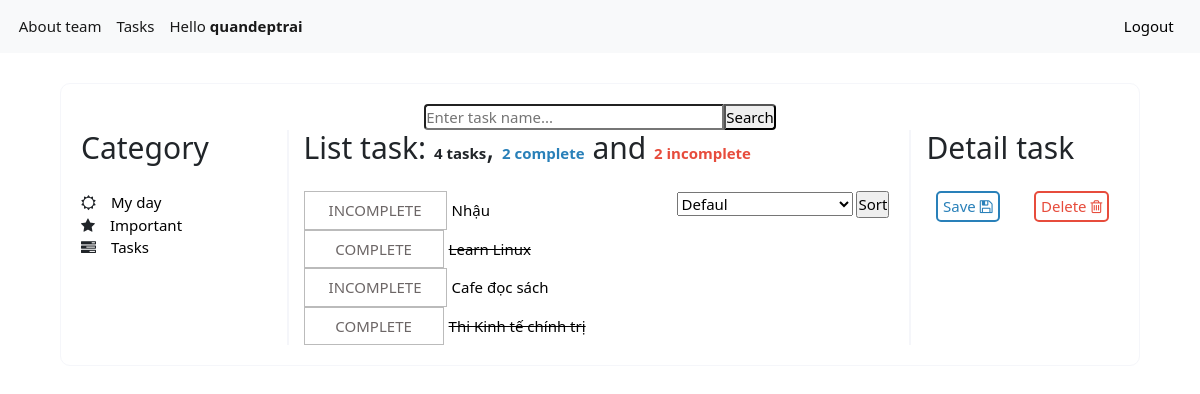
Before: /list/3 (signed in) with the older database file.
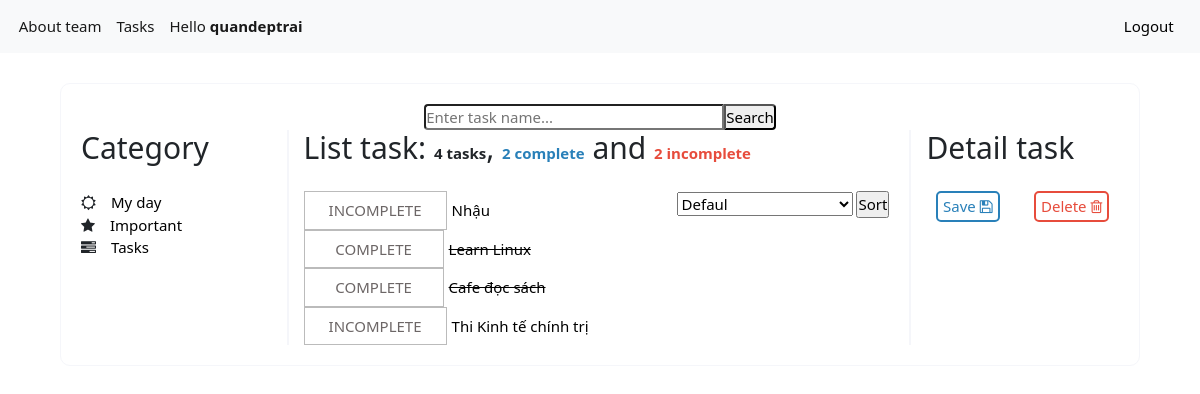
After: the same page with the newer database file.
### tasks/models.py (models this page shows, shortened)
class Task(models.Model):
    user = models.ForeignKey(User,
                             on_delete=models.CASCADE,
                             null=True, blank=True)
    name = models.TextField(max_length=255)
    createdAt = models.DateTimeField(auto_now_add=True)
    updatedAt = models.DateTimeField(auto_now=True)
    complete = models.BooleanField(default=False)
    category = models.ForeignKey(Category,
                                   on_delete=models.CASCADE,
                                   blank=True, null=True)

### tasks/views.py (the view)
# urls.py: path('list/<int:category_id>', list_view, name = 'list'),
def list_view(request, category_id):
    keyword = request.GET.get('keyword')
    sort = request.GET.get('sort')
    user = request.user if request.user.is_authenticated else None
    tasks = Task.objects.all()
    if keyword:
        tasks = Task.objects.filter(name__icontains = keyword)
    if category_id != 3:
        tasks = tasks.filter(category__id = category_id)
    tasks = tasks.filter(user=user)
    if sort=="1":
        tasks = tasks.order_by('name').values()
    if sort=="2":
        tasks = tasks.order_by('complete').values()
    count_complete = tasks.filter(complete = True).count()
    count_incomplete = tasks.filter(complete = False).count()
    context = {
        'keyword': keyword,
        'tasks': tasks,
        'count_complete': count_complete,
        'count_incomplete': count_incomplete,
        'typesort': sort,
        "category_id": category_id
    }
    return render(request, "list.html", context)

### tasks/templates/list.html (shortened to what this page needs)
{%extends 'base.html'%} {%block body%}
<div class="list-form">
  <div class="search-task">
    <form>
      <input
        type="text"
        name="keyword"
        class="input-text-search"
        id="keyword"
        value="{{keyword|default:''}}"
        placeholder="Enter task name..."
      />
      <input type="submit" class="input-submit-search" value="Search" />
  </div>
  <div class="main-list-task">
    <div class="category-task">
      <h2>Category</h2>
      <div class="menu-category">
        <ul>
          <li>
            <i class="fa fa-sun-o" aria-hidden="true"></i
            ><a href="{% url 'tasks:list' 1 %}">My day</a>
          </li>
          <li>
            <i class="fa fa-star" aria-hidden="true"></i
            ><a href="{% url 'tasks:list' 2 %}">Important</a>
          </li>
          <li>
            <i class="fa fa-tasks" aria-hidden="true"></i
            ><a href="{% url 'tasks:list' 3 %}">Tasks</a>
          </li>
        </ul>
      </div>
    </div>
    <div class="list-task">
      <h2 style="display: inline-block">
        List task: <b>{{tasks.count}} tasks</b>,
        <b style="color: #2980b9">{{count_complete}} complete</b> and
        <b style="color: #e74c3c">{{count_incomplete}} incomplete</b>
      </h2>
      <div style="
        float: right;
      ">
        <select name="sort">
          {% if typesort %}
            {% if typesort == "0" %}
            <option value=0 selected="selected">Defaul</option>
            <option value=1>Sort by name</option>
            <option value=2>Complete/Incomplete</option>
            {%elif typesort == "1"%}
            <option value=0>Defaul</option>
            <option value=1 selected="selected">Sort by name</option>
            <option value=2>Complete/Incomplete</option>
            {%elif typesort == "2"%}
            <option value=0>Defaul</option>
            <option value=1>Sort by name</option>
            <option value=2 selected="selected">Complete/Incomplete</option>
            {%endif%}
          {% else%}
            <option value=0>Defaul</option>
          {% endif %}
        </select>
        <input type="submit" value="Sort" style="margin-right: 20px;"/>
      </div>
      <div>
        <div class="show-list">
          {% for task in tasks%}
          <div class="task">
            <form method="post">
              {% if task.complete %}
              <a
                href="/list/{{category_id}}/{{task.id}}/complete?{{keyword}}&{{typesort}}"
                style="border: 1px solid #bbbbbb;
                color: #6c6666;
                font-style: none;
                text-decoration: none;
                padding: 7px 24px;
                min-width: 140px;
                text-align: center;"
                >COMPLETE</a
              >
              <a
                href="/list/{{category_id}}/{{task.id}}"
                style="text-decoration-line: line-through; color: black"
                >{{task.name}}</a
              >
              {% else %}
              <a
                href="/list/{{category_id}}/{{task.id}}/complete?{{keyword}}&{{typesort}}"
                style="border: 1px solid #bbbbbb;
                color: #6c6666;
                font-style: none;
                text-decoration: none;
                padding: 7px 24px;
                min-width: 140px;
                text-align: center;"
                >INCOMPLETE</a
              >
              <a
              <a href="/list/{{category_id}}/{{task.id}}" style="text-decoration: none; color: black"
                >{{task.name}}</a
              >
              {% endif %}
            </form>
          </div>
          {% endfor %}
        </div>
      </div>
    </div>
    <div class="detail-task">
      <h2>Detail task</h2>
      <div
        class="submit-save-delete"
        style="
          display: flex;
          align-items: center;
          justify-content: space-around;
          gap: 1rem;
        "
      >
        <a
          href="#"
          style="
            text-decoration: none;
            color: #2980b9;
            border: 2px solid #2980b9;
            border-radius: 5px;
            padding: 2px 5px 2px 5px;
          "
          >Save <i class="fa fa-floppy-o" aria-hidden="true"></i
        ></a>
        <a
          href="#"
          style="
            text-decoration: none;
            color: #e74c3c;
            border: 2px solid #e74c3c;
            border-radius: 5px;
            padding: 2px 5px 2px 5px;
          "
          >Delete <i class="fa fa-trash-o" aria-hidden="true"></i
        ></a>
      </div>
    </div>
  </div>
</div>
{% endblock %}

### todolist/templates/base.html (shortened to what this page needs)
<!DOCTYPE html>
<html lang="en">
  <head>
    {% load static %}
    <link
      rel="stylesheet"
      type="text/css"
      href="https://cdnjs.cloudflare.com/ajax/libs/normalize/3.0.2/normalize.min.css"
    />
    <link
      rel="stylesheet"
      type="text/css"
      href="https://cdnjs.cloudflare.com/ajax/libs/skeleton/2.0.4/skeleton.min.css"
    />
    <link
      rel="stylesheet"
      type="text/css"
      href="{% static 'css/style.css' %}"
    />
    <link
      href="https://cdn.jsdelivr.net/npm/bootstrap@5.1.3/dist/css/bootstrap.min.css"
      rel="stylesheet"
    />
    <link
      rel="stylesheet"
      href="https://cdnjs.cloudflare.com/ajax/libs/font-awesome/4.7.0/css/font-awesome.min.css"
    />
  </head>
  <body>
    <nav
      class="navbar navbar-expand-lg navbar-light bg-light"
      style="font-size: 15px"
    >
      <div class="container-fluid">
        <div class="collapse navbar-collapse" id="navbarSupportedContent">
          <ul class="navbar-nav me-auto mb-2 mb-lg-0">
            <li class="nav-item">
              <a class="nav-link active" aria-current="page" href="/"
                >About team</a
              >
            </li>
            {% if not user.is_authenticated %}
            <li class="nav-item">
              <a
                class="nav-link active"
                aria-current="page"
                href="{% url 'auth:login' %}"
                >Login</a
              >
            </li>
            {%else%}
            <li class="nav-item">
              <a
                class="nav-link active"
                aria-current="page"
                href="{% url 'tasks:list' 3 %}"
                >Tasks</a
              >
            </li>
            <li class="nav-item">
              <a class="nav-link active" aria-current="page" href="#"
                >Hello <strong>{{user.username}}</strong></a
              >
            </li>
            {% endif %}
          </ul>
          {% if user.is_authenticated %}
          <a
            class="nav-link active"
            aria-current="page"
            href="{% url 'auth:logout' %}"
            style="color: black"
            >Logout</a
          >
          {% endif %}
        </div>
      </div>
    </nav>
    {% block body %}{% endblock %}
  </body>
</html>

### todolist/static/css/style.css (style rules this page uses)
* { font-size: 15px; margin: 0px; padding: 0px; box-sizing: border-box; }
.list-form { margin: 0 auto; margin-top: 30px; width: 90%; border: 1px solid #f5f6fa; border-radius: 10px; padding: 20px; }
.list-form .search-task form { display: flex; align-items: center; justify-content: center; }
.list-form .search-task form input { border-radius: 0; }
.list-form .search-task form .input-text-search { width: 300px; border-bottom-left-radius: 4px; border-top-left-radius: 4px; }
.list-form .search-task form .input-submit-search { border-bottom-right-radius: 4px; border-top-right-radius: 4px; }
.list-form .main-list-task { display: flex; width: 100%; }
.list-form .main-list-task h2 { margin-bottom: 25px; }
.list-form .main-list-task .category-task { width: 20%; border-right: 2px solid #f5f6fa; }
.list-form .main-list-task .category-task .menu-category ul { padding-left: 0px; }
.list-form .main-list-task .category-task .menu-category ul li { list-style: none; }
.list-form .main-list-task .category-task .menu-category ul li a { text-decoration: none; margin-left: 15px; color: black; }
.list-form .main-list-task .list-task { width: 60%; padding-left: 15px; border-right: 2px solid #f5f6fa; }
.list-form .main-list-task .list-task .show-list .task form { display: flex; align-items: center; gap: 5px; }
.list-form .main-list-task .detail-task { padding-left: 15px; width: 20%; }

Changed rows visible on the page:
changed Task "Cafe đọc sách": complete "INCOMPLETE" → "COMPLETE"
changed Task "Thi Kinh tế chính trị": complete "COMPLETE" → "INCOMPLETE"
